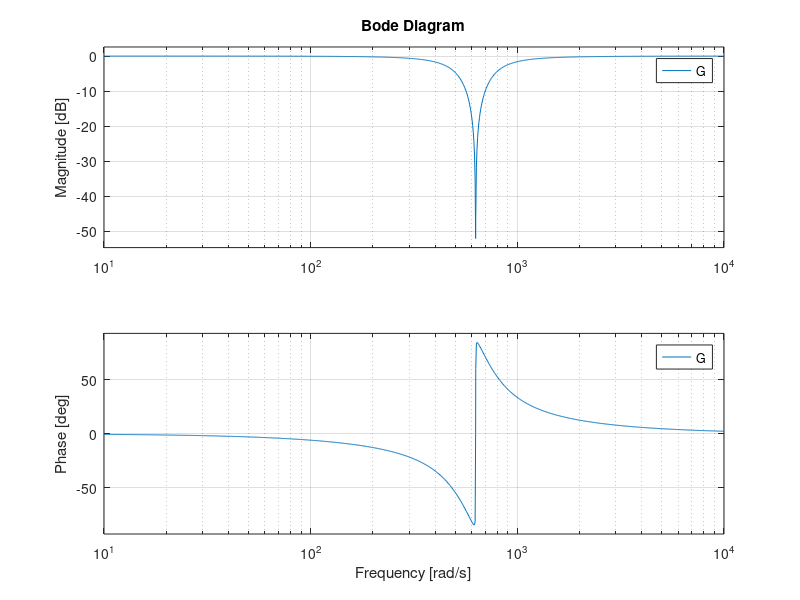

Write the MATLAB code that produced this figure.
%陷波滤波器参数

%Dp = -26;
Dp = -52;

Bf = 64;
%Bf = 128;

f = 100;

%构造陷波滤波器
num = [1 10^(Dp/20)*2*pi*Bf (2*pi*f)^2];
den = [1 2*pi*Bf (2*pi*f)^2];
G = tf(num,den);

bode(G);